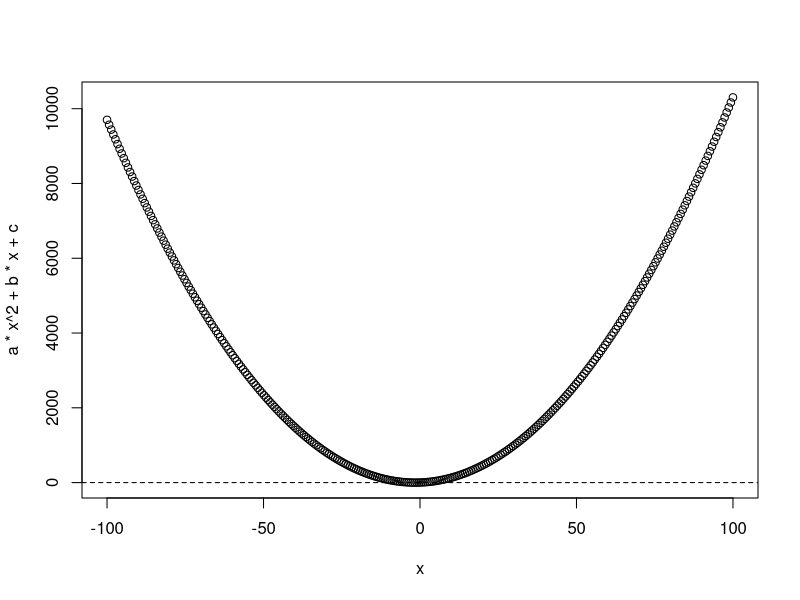

This figure's R source:
## ---- chunk 1

#Setting up variables
a<- 1
b<- 3
c<- 2

# Find the solution of the equation
solution <- c((-b + sqrt(b^2 - 4*a*c)) / 2*a, (-b - sqrt(b^2 - 4*a*c)) / 2*a)

# Check how many solutions and remove non-real numbers
if ((is.nan(solution[1])) & is.nan(solution[2])){
  output <- paste("no solution")
}else{
  solution <- na.omit(solution)
  if(length(solution)==1){
    output <- paste("one solution:", solution)
  }
  else{
    output <- paste("Solutions are:", solution)
  }
}

print(output)

#create a plot for the equation
x<- seq(-100,100,length=300)
plot(x, a*x^2 + b*x + c)
abline(h=0, lty=2)


